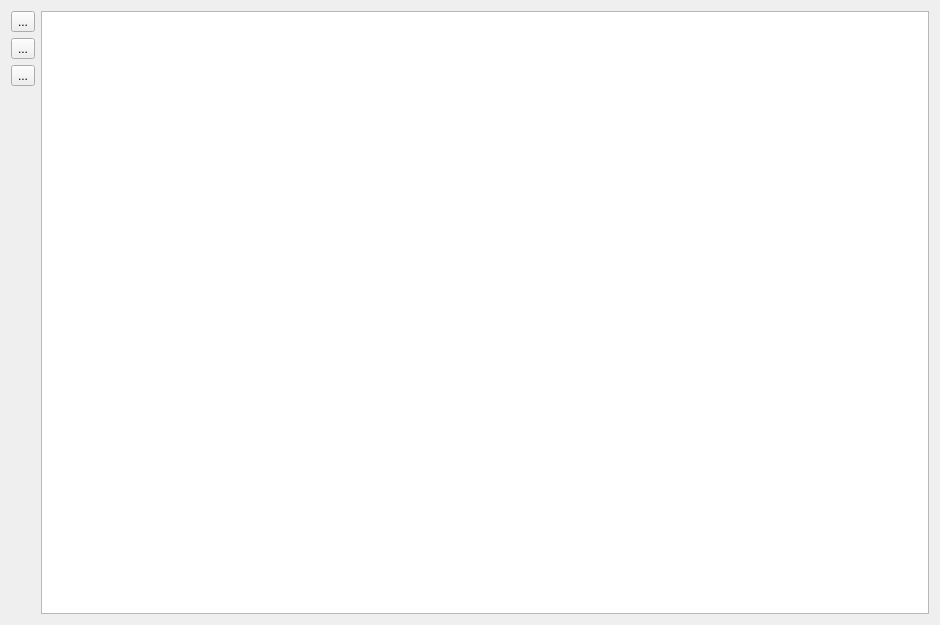
<?xml version="1.0" encoding="UTF-8"?>
<ui version="4.0">
 <class>UserQueueForm</class>
 <widget class="QWidget" name="UserQueueForm">
  <property name="geometry">
   <rect>
    <x>0</x>
    <y>0</y>
    <width>940</width>
    <height>625</height>
   </rect>
  </property>
  <property name="windowTitle">
   <string>Form</string>
  </property>
  <layout class="QHBoxLayout" name="horizontalLayout">
   <item>
    <layout class="QVBoxLayout" name="verticalLayout">
     <item>
      <widget class="QToolButton" name="moveUp">
       <property name="text">
        <string>...</string>
       </property>
      </widget>
     </item>
     <item>
      <widget class="QToolButton" name="delete_2">
       <property name="text">
        <string>...</string>
       </property>
      </widget>
     </item>
     <item>
      <widget class="QToolButton" name="moveDown">
       <property name="text">
        <string>...</string>
       </property>
      </widget>
     </item>
     <item>
      <spacer name="verticalSpacer">
       <property name="orientation">
        <enum>Qt::Vertical</enum>
       </property>
       <property name="sizeHint" stdset="0">
        <size>
         <width>20</width>
         <height>40</height>
        </size>
       </property>
      </spacer>
     </item>
    </layout>
   </item>
   <item>
    <widget class="QListView" name="userQueue"/>
   </item>
  </layout>
 </widget>
 <resources/>
 <connections/>
</ui>
